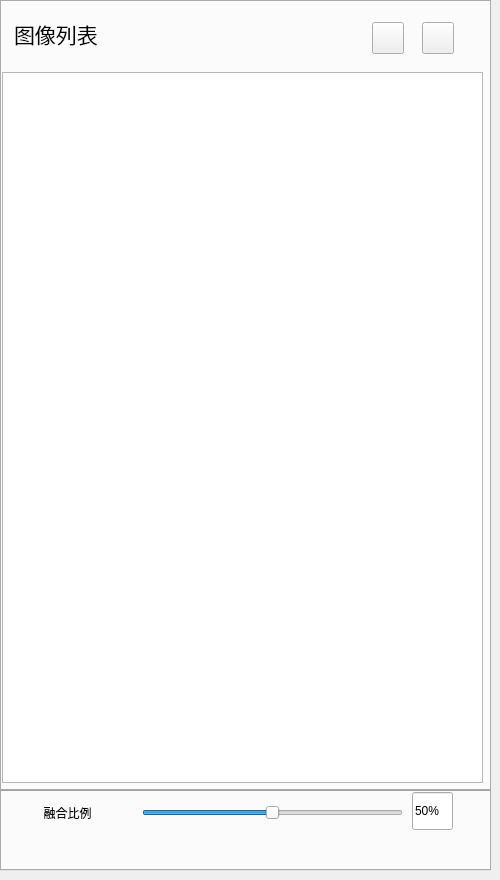
    <widget class="QWidget" name="tabModelList">
     <attribute name="title">
      <string>图像</string>
     </attribute>
     <widget class="QTabWidget" name="tabWidgetModel_copy">
      <property name="geometry">
       <rect>
        <x>0</x>
        <y>0</y>
        <width>491</width>
        <height>791</height>
       </rect>
      </property>
      <property name="sizePolicy">
       <sizepolicy hsizetype="Expanding" vsizetype="Expanding">
        <horstretch>55</horstretch>
        <verstretch>0</verstretch>
       </sizepolicy>
      </property>
      <property name="minimumSize">
       <size>
        <width>0</width>
        <height>450</height>
       </size>
      </property>
      <property name="maximumSize">
       <size>
        <width>556</width>
        <height>990</height>
       </size>
      </property>
      <property name="font">
       <font>
        <family>Algerian</family>
       </font>
      </property>
      <property name="styleSheet">
       <string notr="true">
              QTabBar::tab{width:100}
              QTabBar::tab{height:0}
            </string>
      </property>
      <property name="currentIndex">
       <number>0</number>
      </property>
      <property name="usesScrollButtons">
       <bool>false</bool>
      </property>
      <property name="tabsClosable">
       <bool>false</bool>
      </property>
      <property name="tabBarAutoHide">
       <bool>true</bool>
      </property>
      <widget class="QWidget" name="tabModelView">
       <attribute name="title">
        <string>模型显示</string>
       </attribute>
       <widget class="QListWidget" name="listWidget2DMode">
        <property name="geometry">
         <rect>
          <x>0</x>
          <y>70</y>
          <width>481</width>
          <height>711</height>
         </rect>
        </property>
        <property name="minimumSize">
         <size>
          <width>0</width>
          <height>0</height>
         </size>
        </property>
        <property name="maximumSize">
         <size>
          <width>556</width>
          <height>800</height>
         </size>
        </property>
        <property name="styleSheet">
         <string notr="true">QListWidget::item
{
    padding-left:16px;
    padding-right:16px;
    padding-bottom:10px;
	border-radius: 8px 8px 8px 8px;
}</string>
        </property>
        <property name="verticalScrollBarPolicy">
         <enum>Qt::ScrollBarAsNeeded</enum>
        </property>
        <property name="horizontalScrollBarPolicy">
         <enum>Qt::ScrollBarAlwaysOff</enum>
        </property>
        <property name="verticalScrollMode">
         <enum>QAbstractItemView::ScrollPerPixel</enum>
        </property>
       </widget>
       <widget class="QLabel" name="label_4">
        <property name="geometry">
         <rect>
          <x>12</x>
          <y>16</y>
          <width>88</width>
          <height>32</height>
         </rect>
        </property>
        <property name="font">
         <font>
          <pointsize>16</pointsize>
         </font>
        </property>
        <property name="text">
         <string>图像列表</string>
        </property>
       </widget>
       <widget class="QPushButton" name="btnAllUnvisible3D1">
        <property name="geometry">
         <rect>
          <x>370</x>
          <y>20</y>
          <width>32</width>
          <height>32</height>
         </rect>
        </property>
        <property name="text">
         <string/>
        </property>
       </widget>
       <widget class="QPushButton" name="btnAllUnvisible2D1">
        <property name="geometry">
         <rect>
          <x>420</x>
          <y>20</y>
          <width>32</width>
          <height>32</height>
         </rect>
        </property>
        <property name="text">
         <string/>
        </property>
       </widget>
      </widget>
     </widget>
     <widget class="QTabWidget" name="tabWidgetAdjust">
      <property name="geometry">
       <rect>
        <x>0</x>
        <y>790</y>
        <width>491</width>
        <height>81</height>
       </rect>
      </property>
      <property name="sizePolicy">
       <sizepolicy hsizetype="Preferred" vsizetype="Preferred">
        <horstretch>0</horstretch>
        <verstretch>0</verstretch>
       </sizepolicy>
      </property>
      <property name="minimumSize">
       <size>
        <width>481</width>
        <height>50</height>
       </size>
      </property>
      <property name="maximumSize">
       <size>
        <width>556</width>
        <height>16777215</height>
       </size>
      </property>
      <property name="styleSheet">
       <string notr="true">
                  QTabBar::tab{width:80}
                  QTabBar::tab{height:0}
                </string>
      </property>
      <property name="currentIndex">
       <number>0</number>
      </property>
      <property name="tabBarAutoHide">
       <bool>false</bool>
      </property>
      <widget class="QWidget" name="tabFusion">
       <attribute name="title">
        <string>融合</string>
       </attribute>
       <widget class="QWidget" name="widgetSliderBkg" native="true">
        <property name="geometry">
         <rect>
          <x>120</x>
          <y>0</y>
          <width>331</width>
          <height>41</height>
         </rect>
        </property>
        <property name="minimumSize">
         <size>
          <width>250</width>
          <height>40</height>
         </size>
        </property>
        <property name="maximumSize">
         <size>
          <width>4000</width>
          <height>4000</height>
         </size>
        </property>
        <widget class="QLabel" name="label">
         <property name="geometry">
          <rect>
           <x>15</x>
           <y>10</y>
           <width>41</width>
           <height>21</height>
          </rect>
         </property>
         <property name="text">
          <string/>
         </property>
        </widget>
        <widget class="QSlider" name="hSliderFusionRatio">
         <property name="geometry">
          <rect>
           <x>20</x>
           <y>10</y>
           <width>261</width>
           <height>22</height>
          </rect>
         </property>
         <property name="minimumSize">
          <size>
           <width>200</width>
           <height>0</height>
          </size>
         </property>
         <property name="maximum">
          <number>100</number>
         </property>
         <property name="value">
          <number>50</number>
         </property>
         <property name="orientation">
          <enum>Qt::Horizontal</enum>
         </property>
        </widget>
        <widget class="QLineEdit" name="lineEditFusionRatio">
         <property name="geometry">
          <rect>
           <x>290</x>
           <y>0</y>
           <width>41</width>
           <height>38</height>
          </rect>
         </property>
         <property name="sizePolicy">
          <sizepolicy hsizetype="Expanding" vsizetype="Preferred">
           <horstretch>0</horstretch>
           <verstretch>0</verstretch>
          </sizepolicy>
         </property>
         <property name="minimumSize">
          <size>
           <width>38</width>
           <height>0</height>
          </size>
         </property>
         <property name="maximumSize">
          <size>
           <width>16777215</width>
           <height>16777215</height>
          </size>
         </property>
         <property name="text">
          <string>50%</string>
         </property>
         <property name="alignment">
          <set>Qt::AlignLeading|Qt::AlignLeft|Qt::AlignVCenter</set>
         </property>
         <property name="readOnly">
          <bool>true</bool>
         </property>
        </widget>
       </widget>
       <widget class="QLabel" name="label_17">
        <property name="geometry">
         <rect>
          <x>10</x>
          <y>0</y>
          <width>111</width>
          <height>41</height>
         </rect>
        </property>
        <property name="text">
         <string>融合比例</string>
        </property>
        <property name="alignment">
         <set>Qt::AlignCenter</set>
        </property>
       </widget>
      </widget>
     </widget>
     <zorder>tabWidgetAdjust</zorder>
     <zorder>tabWidgetModel_copy</zorder>
    </widget>
